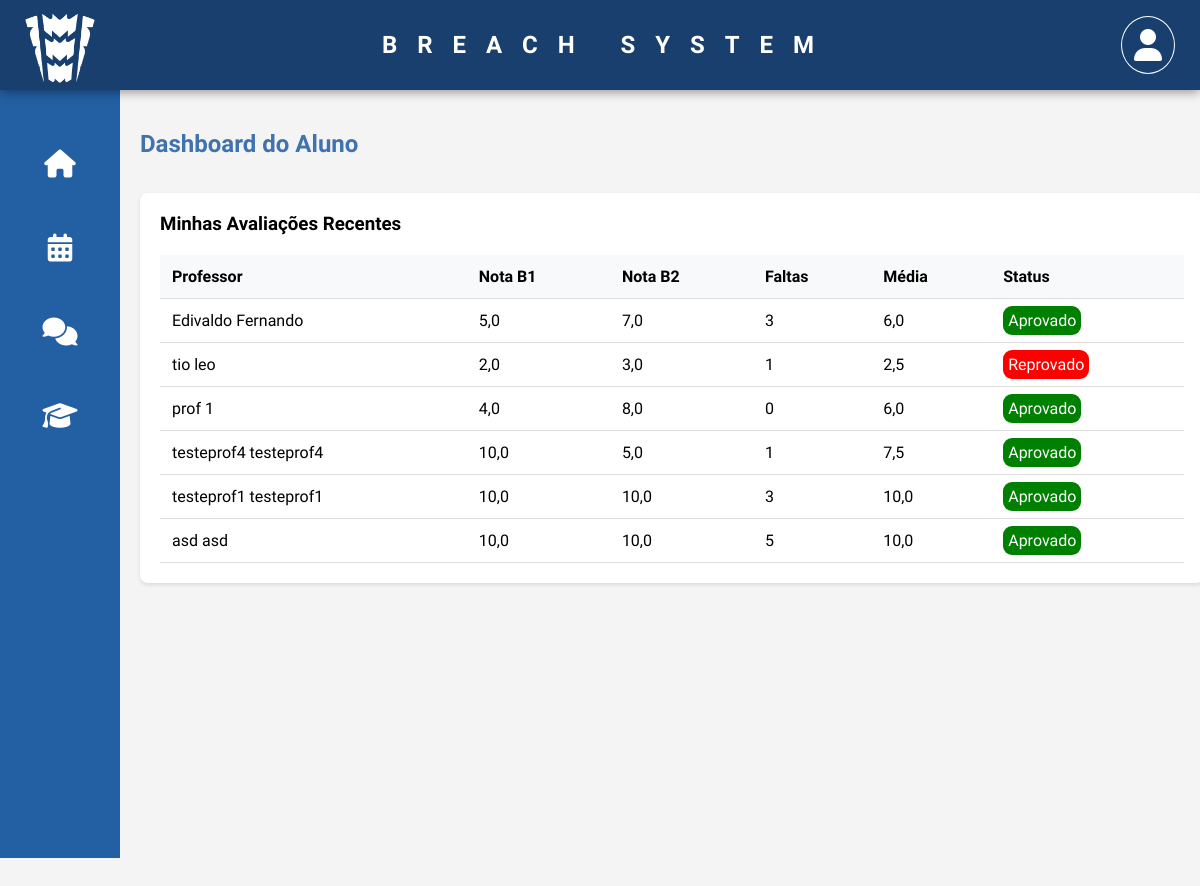
The app's page /dashboard/aluno/ (signed in) with its own data.
### alunos/models.py (models this page shows, shortened)
class Avaliacao(models.Model):
    aluno = models.ForeignKey(Aluno, on_delete=models.CASCADE)
    professor = models.ForeignKey(Professor, on_delete=models.CASCADE)
    nota_b1 = models.FloatField()
    nota_b2 = models.FloatField()
    faltas = models.PositiveIntegerField(default=0)
    STATUS_CHOICES = [
        ('Aprovado', 'Aprovado'),
        ('Reprovado', 'Reprovado'),
    ]
    status = models.CharField(max_length=20, choices=STATUS_CHOICES, blank=True)
    @property
    def media(self):
        return round((self.nota_b1 + self.nota_b2) / 2, 2)

class Professor(models.Model):
    user = models.OneToOneField(User, on_delete=models.CASCADE)
    def __str__(self):
        return self.user.get_full_name()

### alunos/views.py (the view)
# urls.py: path('dashboard/aluno/', views.dashboard_aluno, name='dashboard_aluno'),
@login_required
def dashboard_aluno(request):
    try:
        aluno = Aluno.objects.get(user=request.user)
        avaliacoes = Avaliacao.objects.filter(aluno=aluno)
        return render(request, 'alunos/dashboard_aluno.html', {'avaliacoes': avaliacoes})
    except Aluno.DoesNotExist:
        messages.error(request, 'Aluno não encontrado')
        return render(request, 'error.html', {'message': 'Aluno não encontrado'})

### alunos/templates/alunos/dashboard_aluno.html (shortened to what this page needs)
{% extends 'base.html' %}
{% block content %}
<div class="dashboard-container">
    <h2 class="titleDashboard">Dashboard do Aluno</h2>
    <div class="avaliacoes-section">
        <h3>Minhas Avaliações Recentes</h3>
        {% if avaliacoes %}
            <table>
                <thead>
                    <tr>
                        <th>Professor</th>
                        <th>Nota B1</th>
                        <th>Nota B2</th>
                        <th>Faltas</th>
                        <th>Média</th>
                        <th>Status</th>
                    </tr>
                </thead>
                <tbody>
                    {% for avaliacao in avaliacoes %}
                        <tr>
                            <td>{{ avaliacao.professor }}</td>
                            <td>{{ avaliacao.nota_b1 }}</td>
                            <td>{{ avaliacao.nota_b2 }}</td>
                            <td>{{ avaliacao.faltas }}</td>
                            <td>{{ avaliacao.media }}</td>
                            <td>
                                <span class="status-badge {% if avaliacao.status == 'Aprovado' %}status-aprovado{% else %}status-reprovado{% endif %}">
                                    {{ avaliacao.status }}
                                </span>
                            </td>
                        </tr>
                    {% endfor %}
                </tbody>
            </table>
        {% else %}
            <p class="no-data">Você ainda não possui avaliações registradas.</p>
        {% endif %}
    </div>
</div>
{% endblock %}

### templates/base.html (shortened to what this page needs)
{% load static %}
<!DOCTYPE html>
<html lang="pt-br">
<head>
    <link rel="stylesheet" href="{% static 'css/style.css' %}">
    <link href="https://cdnjs.cloudflare.com/ajax/libs/font-awesome/6.5.0/css/all.min.css" rel="stylesheet">
</head>
<body>
<header class="menuSuperior">
  <nav class="navbar">
    <div class="nav-container">
      <div class="logo">
        <img src="{% static 'image/logoIcon.png' %}" alt="Logo">
      </div>
      <div class="titleCenter">
        <h2>BREACH SYSTEM</h2>
      </div>
      {% if user.is_authenticated %}
      <div class="nav-menu">
        <a href="{% url 'perfil_view' %}"><i class="fa-solid fa-user iconUser"></i></a>
      </div>
      {% endif %}
    </div>
  </nav>
</header>
<aside class="menuLateral">
  <nav class="navbarLateral">
    <div class="nav-container">
      {% if user.is_authenticated %}
      <div class="nav-menu">
        <a href="{% url 'dashboard_aluno'%}"><i class="fa-solid fa-house iconUser"></i></a>
        <a href="{% url 'quadro_aluno_view'%}"><i class="fa-solid fa-calendar-days iconUser"></i></a>
        <a href="{% url 'aluno-meus-feedbacks' %}"><i class="fa-solid fa-comments iconUser"></i></a>
        <a href="{% url 'presenca_alunos' %}"><i class="fa-solid fa-graduation-cap iconUser"></i></a>
      </div>
      {% endif %}
    </div>
  </nav>
</aside>
    <main>
        {% block content %}{% endblock %}
    </main>
</body>
</html>

### alunos/static/css/style.css (style rules this page uses)
main { position: absolute; top: 90px; left: 120px; width: 92%; height: 100%; }
h1, h2 { color: #2c3e50; margin-bottom: 20px; text-align: center; }
table { width: 100%; border-collapse: collapse; margin-top: 20px; }
th, td { padding: 12px; text-align: left; border-bottom: 1px solid #ddd; }
th { background-color: #f8f9fa; font-weight: bold; }
a { color: #3498db; text-decoration: none; }
.titleDashboard { color: blue; text-align: left !important; }

### records on screen
Avaliacao: professor "Edivaldo Fernando", nota_b1 "5,0", nota_b2 "7,0", faltas "3", media "6,0", status "Aprovado"
Avaliacao: professor "tio leo", nota_b1 "2,0", nota_b2 "3,0", faltas "1", media "2,5", status "Reprovado"
Avaliacao: professor "prof 1", nota_b1 "4,0", nota_b2 "8,0", faltas "0", media "6,0", status "Aprovado"
Avaliacao: professor "testeprof4 testeprof4", nota_b1 "10,0", nota_b2 "5,0", faltas "1", media "7,5", status "Aprovado"
Avaliacao: professor "testeprof1 testeprof1", nota_b1 "10,0", nota_b2 "10,0", faltas "3", media "10,0", status "Aprovado"
Avaliacao: professor "asd asd", nota_b1 "10,0", nota_b2 "10,0", faltas "5", media "10,0", status "Aprovado"
